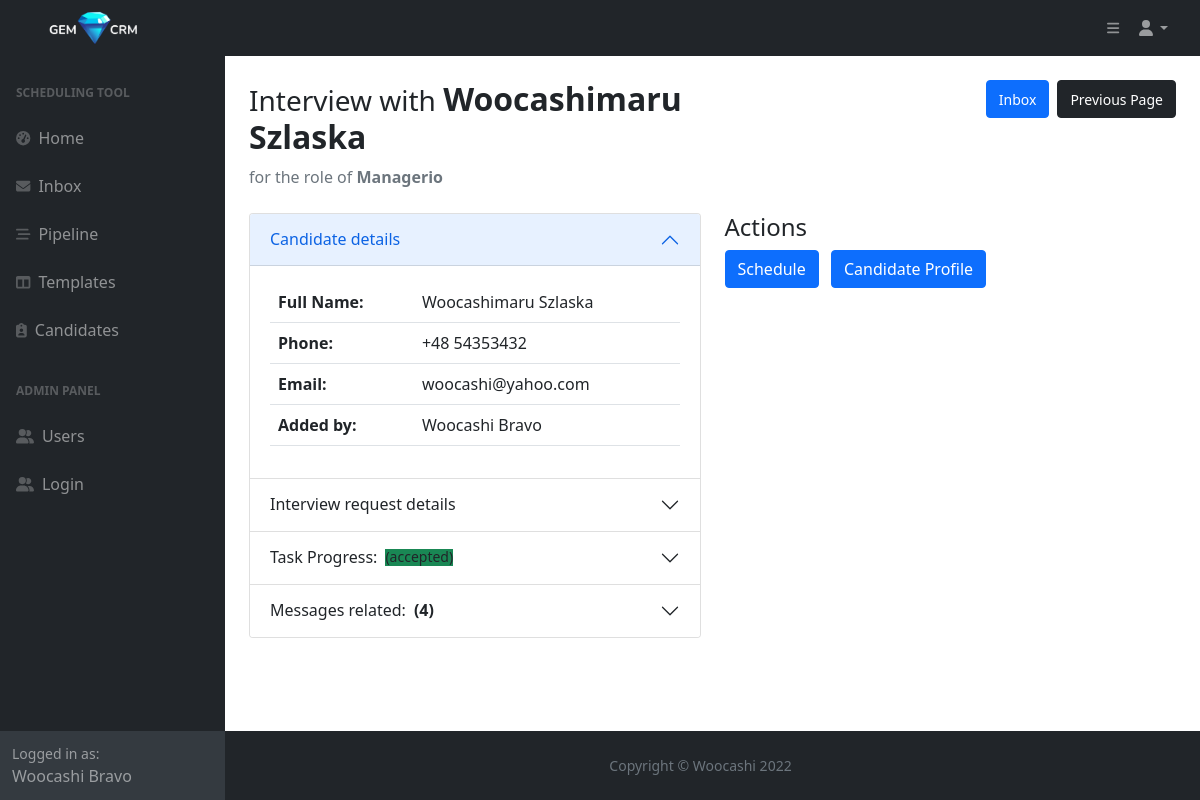
The page /check_tasks_details/1 (signed in) on the database its author committed.
### main.py (models this page shows)
class User(db.Model, UserMixin, Base):
    __tablename__="users"
    id = db.Column(db.Integer, primary_key=True)
    first_name = db.Column(db.String, nullable=False)
    last_name = db.Column(db.String, nullable=False)
    full_name = db.Column(db.String, nullable=False)
    email = db.Column(db.String, nullable=False, unique=True)
    phone = db.Column(db.String, nullable=False)
    type = db.Column(db.String, nullable=False)
    password = db.Column(db.String, nullable=False)
    templates = relationship("Template", back_populates="created_by")
    candidates = relationship("Candidate", back_populates="created_by")
    tasks_sent = relationship("Task", primaryjoin="User.id==Task.sender_id", back_populates="from_user")
    tasks_received = relationship("Task", primaryjoin="User.id==Task.recipient_id", back_populates="to_user")
    tasks_delegated = relationship("Task", primaryjoin="User.id==Task.delegate_id", back_populates="delegated_by")
    message = relationship("Message", primaryjoin="Message.user_id==User.id", back_populates="user")

class Candidate(db.Model, Base):
    __tablename__="candidates"
    id = db.Column(db.Integer, primary_key=True)
    first_name = db.Column(db.String, nullable=False)
    last_name = db.Column(db.String, nullable=False)
    full_name = db.Column(db.String, nullable=False)
    email = db.Column(db.String, nullable=False, unique=True)
    phone = db.Column(db.String, nullable=False)
    cv = db.Column(db.String, nullable=True)
    owner_id = Column(Integer, ForeignKey('users.id'))
    created_by = relationship("User", back_populates="candidates")
    created_date = db.Column(db.Date, nullable=False)
    tasks = relationship("Task", back_populates="candidate")
    message = relationship("Message", primaryjoin="Message.candidate_id==Candidate.id", back_populates="candidate")

class Task(db.Model, Base):
    __tablename__="tasks"
    id = db.Column(db.Integer, primary_key=True)
    sender_id = Column(Integer, ForeignKey('users.id'), nullable=False)
    recipient_id = Column(Integer, ForeignKey('users.id'), nullable=False)
    delegate_id = Column(Integer, ForeignKey('users.id'), nullable=False)
    from_user = relationship("User", foreign_keys=[sender_id], back_populates="tasks_sent")
    to_user = relationship("User", foreign_keys=[recipient_id], back_populates="tasks_received")
    candidate_id = Column(Integer, ForeignKey('candidates.id'))
    candidate = relationship("Candidate", foreign_keys=[candidate_id], back_populates="tasks")
    interviewers = db.Column(db.String, nullable=False)
    role = db.Column(db.String, nullable=False)
    recruiter_notes = db.Column(db.Text, nullable=True)
    date_sent = db.Column(db.Date, nullable=False)
    date_received = db.Column(db.Date, nullable=True)
    date_completed = db.Column(db.Date, nullable=True)
    status = db.Column(db.String, nullable=False)
    is_archived = db.Column(db.Boolean, nullable=False)
    delegated_by = relationship("User", foreign_keys=[delegate_id], back_populates="tasks_delegated")
    interview_date = db.Column(db.Date, nullable=True)
    interview_time = db.Column(db.Time, nullable=True)
    scheduler_notes = db.Column(db.Text, nullable=True)
    time_completed = db.Column(db.Time, nullable=True)
    pipeline_status = db.Column(db.String, nullable=False)
    message = relationship("Message", primaryjoin="Message.task_id==Task.id", back_populates="task")

### main.py (the view)
@app.route('/check_tasks_details/<int:task_id>')
@login_required
def check_task_details(task_id):
    task = Task.query.get(task_id)
    messages = task.message
    return render_template('view_task.html', task_id=task_id, task=task, messages=messages)

### main.py (called while the page is built)
@login_manager.user_loader
def load_user(user_id):
    try:
        return User.query.get(user_id)
    except:
        return None

### templates/view_task.html (shortened to what this page needs)
{% include "header.html" %}
                <main>
                    <div class="container-fluid px-4">
                        <div class="row d-flex justify-content-between">
                            <div class="col">
                                <h2 class="mt-4"><small>Interview with </small><strong>{{ task.candidate.full_name }}</strong></h2>
                                <ol class="breadcrumb mb-4">
                                    <li class="breadcrumb-item active">for the role of <strong>{{task.role}}</strong></li>
                                </ol>
                            </div>
                            <div class="col d-flex justify-content-end mt-4">
                                <span><a class="btn btn-primary ms-2" href="{{url_for('inbox')}}"><small>Inbox</small></a></span>
                                <span><a class="btn btn-dark ms-2" href="javascript:history.back()"><small>Previous Page</small></a></span>
                            </div>
                        </div>
                        <div class="row">
                            <div class="col-xl-6 col-md-6">
                                <div class="accordion" id="accordionInterviewDetails">
                                  <div class="accordion-item">
                                    <h2 class="accordion-header" id="headingOne">
                                      <button class="accordion-button" type="button" data-bs-toggle="collapse" data-bs-target="#collapseOne" aria-expanded="true" aria-controls="collapseOne">
                                        Candidate details
                                      </button>
                                    </h2>
                                    <div id="collapseOne" class="accordion-collapse collapse show" aria-labelledby="headingOne" data-bs-parent="#accordionInterviewDetails">
                                      <div class="accordion-body">
                                          <table class="table">
                                              <tbody>
                                                <tr>
                                                  <th scope="row">Full Name:</th>
                                                  <td>{{ task.candidate.full_name }}</td>
                                                </tr>
                                                <tr>
                                                  <th scope="row">Phone:</th>
                                                  <td>{{ task.candidate.phone }}</td>
                                                </tr>
                                                <tr>
                                                  <th scope="row">Email:</th>
                                                  <td colspan="2">{{ task.candidate.email }}</td>
                                                </tr>
                                                <tr>
                                                  <th scope="row">Added by:</th>
                                                  <td colspan="2">{{ task.candidate.created_by.full_name }}</td>
                                                </tr>
                                              </tbody>
                                            </table>
                                      </div>
                                    </div>
                                  </div>
                                  <div class="accordion-item">
                                    <h2 class="accordion-header" id="headingTwo">
                                      <button class="accordion-button collapsed" type="button" data-bs-toggle="collapse" data-bs-target="#collapseTwo" aria-expanded="false" aria-controls="collapseTwo">
                                        Interview request details
                                      </button>
                                    </h2>
                                  </div>
                                  <div class="accordion-item">
                                    <h2 class="accordion-header" id="headingThree">
                                      <button class="accordion-button collapsed" type="button" data-bs-toggle="collapse" data-bs-target="#collapseThree" aria-expanded="false" aria-controls="collapseThree">
                                        Task Progress:
                                          {% if task.status == "pending": %}
                                          <small class="ms-2 bg-warning"> ({{ task.status }})</small>
                                          {% elif task.status == "accepted" %}
                                          <small class="ms-2 bg-success"> ({{ task.status }})</small>
                                          {% endif %}
                                      </button>
                                    </h2>
                                  </div>
                                    <div class="accordion-item">
                                    <h2 class="accordion-header" id="headingFour">
                                      <button class="accordion-button collapsed" type="button" data-bs-toggle="collapse" data-bs-target="#collapseFour" aria-expanded="false" aria-controls="collapseFour">
                                        Messages related:
                                          {% if messages and messages|length != 0: %}
                                          <strong class="ms-2">({{ messages|length }})</strong>
                                          {% else %}
                                          <strong class="ms-2">(0)</strong>
                                          {% endif %}
                                      </button>
                                    </h2>
                                  </div>
                                </div>
                            </div>
                            <div class="col-xl-6 col-md-6">
                                <h4>Actions</h4>
                                <div class="mt-2">
                                    <a href="{{url_for('send_message', task_id=task.id)}}" class="btn btn-primary me-2">Schedule</a>
                                    <a href="" class="btn btn-primary me-2">Candidate Profile</a>
                                </div>
                            </div>
                        </div>
                    </div>
                </main>
{% include "footer.html" %}

### templates/header.html (shortened to what this page needs)
<!DOCTYPE html>
<html lang="en">
    <head>
        <link href="https://cdn.jsdelivr.net/npm/simple-datatables@latest/dist/style.css" rel="stylesheet" />
        <link href="{{ url_for('static', filename='css/styles.css') }}" rel="stylesheet" />
    </head>
    <body class="sb-nav-fixed">
        <nav class="sb-topnav d-flex justify-content-between navbar navbar-expand navbar-dark bg-dark">
                <a class="navbar-brand ps-3" href="{{ url_for('home') }}"><img class="img-fluid gem-logo" src="{{url_for('static', filename='assets/img/logo-white.png')}}" alt="logo"></a>
                 <div class="d-flex">
                <button class="btn btn-link btn-sm order-1 order-lg-0 me-4 me-lg-0" id="sidebarToggle" ><i class="fas fa-bars"></i></button>
            <ul class="navbar-nav ms-auto ms-md-0 me-3 me-lg-4">
                <li class="nav-item dropdown">
                    <a class="nav-link dropdown-toggle" id="navbarDropdown" href="#" role="button" data-bs-toggle="dropdown" aria-expanded="false"><i class="fas fa-user fa-fw"></i></a>
                </li>
            </ul>
                </div>
        </nav>
        <div id="layoutSidenav">
            <div id="layoutSidenav_nav">
                <nav class="sb-sidenav accordion sb-sidenav-dark" id="sidenavAccordion">
                    <div class="sb-sidenav-menu">
                        <div class="nav">
                            <div class="sb-sidenav-menu-heading">Scheduling tool</div>
                            <a class="nav-link" href={{url_for('home')}}>
                                <div class="sb-nav-link-icon"><i class="fas fa-tachometer-alt"></i></div>
                                Home
                            <a class="nav-link" href="{{url_for('inbox')}}">
                                <div class="sb-nav-link-icon"><i class="fa-solid fa-envelope"></i></div>
                                Inbox
                            </a>
                            <a class="nav-link" href={{url_for('pipeline')}}>
                                <div class="sb-nav-link-icon"><i class="fa-solid fa-bars-staggered"></i></div>
                                Pipeline
                            </a>
                            <a class="nav-link" href={{url_for('templates')}}>
                                <div class="sb-nav-link-icon"><i class="fas fa-columns"></i></div>
                                Templates
                            </a>
                            <a class="nav-link" href={{url_for('candidates')}}>
                                <div class="sb-nav-link-icon me-2"><i class="fa-solid fa-clipboard-user"></i></div>
                                Candidates
                            </a>
                            <div class="sb-sidenav-menu-heading">ADMIN PANEL</div>
                            <a class="nav-link" href="{{url_for('users')}}">
                                <div class="sb-nav-link-icon"><i class="fa-solid fa-user-group"></i></div>
                                Users
                            </a>
                            <a class="nav-link" href="{{url_for('login')}}">
                                <div class="sb-nav-link-icon"><i class="fa-solid fa-user-group"></i></div>
                                Login
                            </a>
                        </div>
                    </div>
                    {% if current_user %}
                    <div class="sb-sidenav-footer">
                        <div class="small">Logged in as:</div>
                        {{current_user.first_name}} {{current_user.last_name}}
                    </div>
                    {% endif %}
                </nav>
            </div>
            <div id="layoutSidenav_content">

### rows shown on the page
User: first_name "Woocashi", last_name "Bravo", candidate.created_by.full_name "Woocashi Bravo"
Candidate: candidate.full_name "Woocashimaru Szlaska", candidate.phone "+48 54353432", candidate.email "woocashi@yahoo.com"
Task: role "Managerio", status "accepted"

### other values the page prints
{{ messages|length }} "4"
